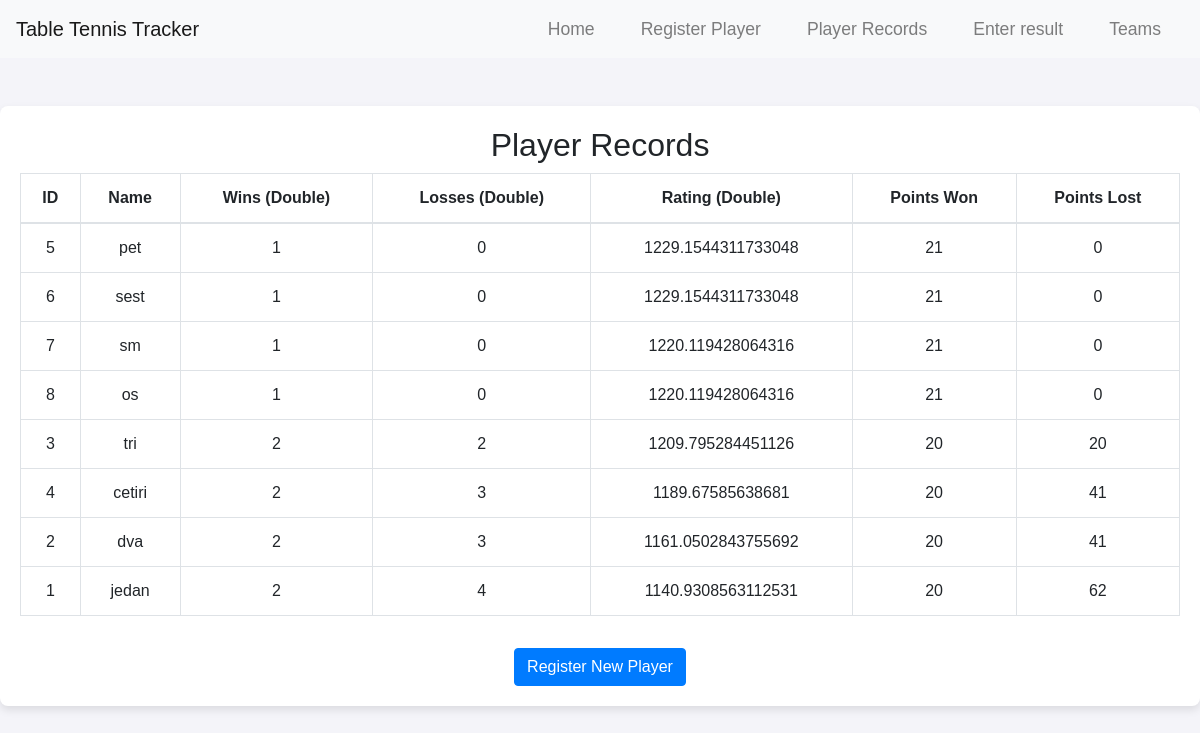
Before: /players with the older database file.
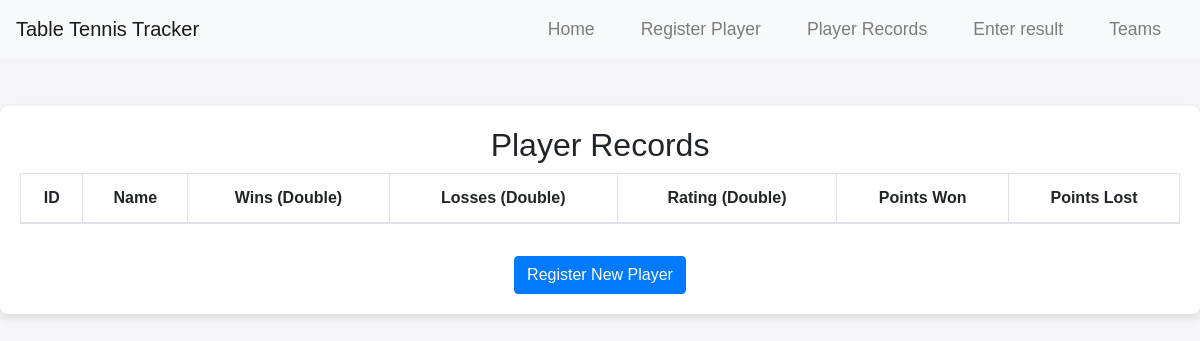
After: the same page with the newer database file.
### tables this page shows
CREATE TABLE players (
                            id INTEGER PRIMARY KEY AUTOINCREMENT,
                            name TEXT NOT NULL,
                            wins INTEGER DEFAULT 0,
                            losses INTEGER DEFAULT 0,
                            rating INTEGER DEFAULT 1200,
                            points_won INTEGER DEFAULT 0,
                            points_lost INTEGER DEFAULT 0);

### app.py (the view)
@app.route('/players')
def player_list():
    conn = sqlite3.connect('results.db')
    cursor = conn.cursor()
    cursor.execute('SELECT * FROM players ORDER BY rating DESC')
    players = cursor.fetchall()
    conn.close()
    return render_template('player_list.html', players=players)

### templates/player_list.html (shortened to what this page needs)
{% extends "base.html" %}
{% block content %}
<h2>Player Records</h2>
<table class="table table-bordered">
    <thead>
        <tr>
            <th>ID</th>
            <th>Name</th>
            <th>Wins (Double)</th>
            <th>Losses (Double)</th>
            <th>Rating (Double)</th>
            <th>Points Won</th>
            <th>Points Lost</th>
        </tr>
    </thead>
    <tbody>
        {% for player in players %}
        <tr>
            <td>{{ player[0] }}</td>
            <td>{{ player[1] }}</td>
            <td>{{ player[2] }}</td>
            <td>{{ player[3] }}</td>
            <td>{{ player[4] }}</td>
            <td>{{ player[5] }}</td>
            <td>{{ player[6] }}</td>
        </tr>
        {% endfor %}
    </tbody>
</table>
<a href="/register" class="btn btn-primary mt-3">Register New Player</a>
{% endblock %}

### templates/base.html (shortened to what this page needs)
<!DOCTYPE html>
<html lang="en">
<head>
    <link rel="stylesheet" href="https://maxcdn.bootstrapcdn.com/bootstrap/4.5.2/css/bootstrap.min.css">
</head>
<body>
    <nav class="navbar navbar-expand-lg navbar-light bg-light">
        <a class="navbar-brand" href="{{ url_for('index') }}">Table Tennis Tracker</a>
        <div class="collapse navbar-collapse" id="navbarNav">
            <ul class="navbar-nav ml-auto">
                <li class="nav-item">
                    <a class="nav-link" href="{{ url_for('index') }}">Home</a>
                </li>
                <li class="nav-item">
                    <a class="nav-link" href="{{ url_for('register_player') }}">Register Player</a>
                </li>
                <li class="nav-item">
                    <a class="nav-link" href="{{ url_for('player_list') }}">Player Records</a>
                </li>
                <li class="nav-item">
                    <a class="nav-link" href="{{ url_for('enter_result') }}">Enter result</a>
                </li>
                <li class="nav-item">
                    <a class="nav-link" href="{{ url_for('view_teams') }}">Teams</a>
                </li>
            </ul>
        </div>
    </nav>
    <div class="container my-5">
        {% block content %}{% endblock %}
    </div>
</body>
</html>

### templates/base.html (style rules this page uses)
body { font-family: Arial, sans-serif; text-align: center; background-color: #f4f4f9; margin: 0; padding: 0; }
.container { max-width: 1200px; margin: 20px auto; padding: 20px; background-color: white; border-radius: 8px; box-shadow: 0 4px 8px rgba(0, 0, 0, 0.1); }
nav { background-color: #333; color: white; padding: 10px; }
nav ul { list-style: none; padding: 0; margin: 0; display: flex; justify-content: center; }
nav ul li { margin: 0 15px; }
nav ul li a { color: white; text-decoration: none; font-size: 1.1em; }

Changed rows visible on the page:
removed players: id "5", name "pet", wins "1", losses "0", rating "1229.1544311733048", points_won "21", points_lost "0"
removed players: id "6", name "sest", wins "1", losses "0", rating "1229.1544311733048", points_won "21", points_lost "0"
removed players: id "7", name "sm", wins "1", losses "0", rating "1220.119428064316", points_won "21", points_lost "0"
removed players: id "8", name "os", wins "1", losses "0", rating "1220.119428064316", points_won "21", points_lost "0"
removed players: id "3", name "tri", wins "2", losses "2", rating "1209.795284451126", points_won "20", points_lost "20"
removed players: id "4", name "cetiri", wins "2", losses "3", rating "1189.67585638681", points_won "20", points_lost "41"
removed players: id "2", name "dva", wins "2", losses "3", rating "1161.0502843755692", points_won "20", points_lost "41"
removed players: id "1", name "jedan", wins "2", losses "4", rating "1140.9308563112531", points_won "20", points_lost "62"
